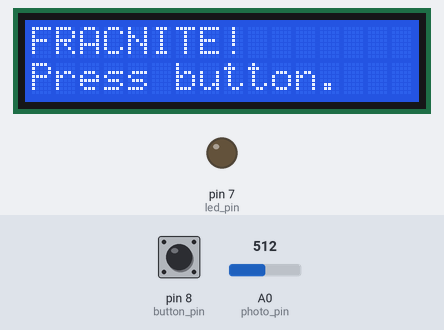
This sketch was run on a simulated Arduino Uno, built with avr-gcc and run on an emulated ATmega328P. Parts: 16×2 character LCD, output pins drawn as LEDs (lit = HIGH). The test bench sets the inputs (shaded band); at power-on: pin 8 (button_pin) HIGH, A0 (photo_pin) = 512. Random numbers use the default seed unless the sketch sets one; what the sketch prints to the serial monitor is not drawn.

Above: at 0.8 s.
0.9 s: pin 8 (button_pin) pulled LOW for 3.2 s
At 1.7 s:
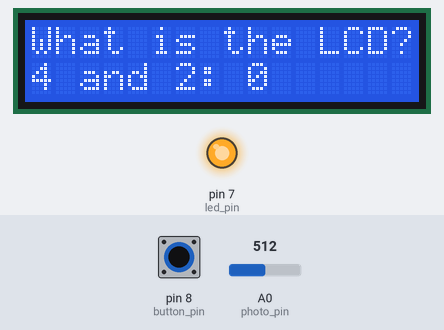
At 5.2 s:
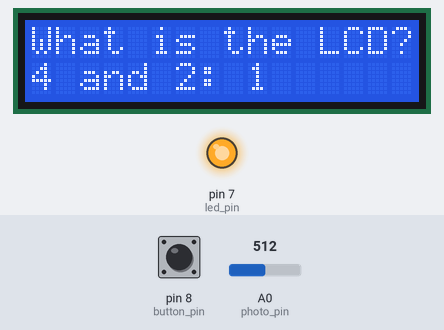
Timing chart, 0 to 6.7 s (numbered marks = the images above; inputs shaded):
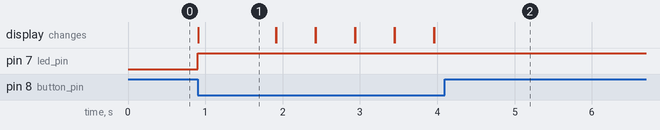

Measured:
- after the input at 0.9 s, pin 7 (led_pin): LOW → HIGH at once; the display: changes at once (image 1)
- what the display in image 1 shows lasts 1.0 s, from 0.9 s to 1.9 s

The sketch:

FinalGameCode.ino
```cpp
//LCD Screen Setup:
#include <LiquidCrystal.h>
// initialize the library by associating any needed LCD interface pin
// with the arduino pin number it is connected to
const int rs = 12, en = 11, d4 = 5, d5 = 4, d6 = 3, d7 = 2;
LiquidCrystal lcd(rs, en, d4, d5, d6, d7);

//Least Common Denominator Question and Answer variable Setups:
#define DENOM_CAP 4
int denom1 = random(1,DENOM_CAP+1);
int denom2 = random(1,DENOM_CAP+1);
int commonDenom = getLCD(denom1,denom2);
int coinIn=0;

//photosenor - led detection variables
int photoReading;
int lastReading;

//Hardware Pins:
const int button_pin = 8;
const int led_pin = 7;
const int photo_pin = 0;
const int piezo_pin = 12;

//button status:
bool button_submit;

void setup() {
  //initialize all harware inputs and ouputs:
  pinMode(photo_pin, INPUT);
  pinMode(button_pin, INPUT_PULLUP);
  pinMode(led_pin, OUTPUT);
  pinMode(piezo_pin, OUTPUT);
  lcd.begin(16, 2);
  button_submit = false;
  Serial.begin(9600);

  //Game welcome screen
  lcd.setCursor(0,0);
  lcd.print("FRACNITE!");
  lcd.setCursor(0,1);
  lcd.print("Press button.");

  while(true){
    if(digitalRead(button_pin)==LOW){
      break;
    }
  }
}

void loop() {
  //fortnite begin screen:
  digitalWrite(led_pin, HIGH);

  photoReading = analogRead(photo_pin);
  Serial.println(photoReading);

  lcd.clear();
  lcd.setCursor(0,0);
  lcd.print("What is the LCD?");
  lcd.setCursor(0,1);
  lcd.print(String(denom1) + " and "+ String(denom2) + ": " + String(coinIn));
  delay(500);

  if(photoReading - lastReading > 30)
  {
    if(button_submit == false)
    {
      coinIn++;
      delay(500);
    }
  }

  lastReading = photoReading;

  if(digitalRead(button_pin)==LOW)
  {
    button_submit = true;
    lcd.clear();
    lcd.setCursor(0,0);
    lcd.print("Checking Answer.");
  }
}

//Method that finds the LCD of two numbers.
int getLCD(int num1, int num2){
  if(num1==num2){
    return num1;
  }
  else if(num1<num2 && num2%num1==0){
    return num2;
  }
  else if(num2<num1 && num1%num2==0){
    return num1;
  }
  else{
    return num1*num2;
  }
}

//Method that checks if answer is true
bool checkAns(int correct, int coinIn){
  return correct==coinIn;
}
```
